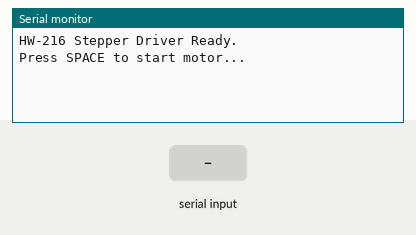
Simulated run of this sketch. Board: Arduino Uno, built with avr-gcc and run on an emulated ATmega328P. On the bench: the last lines printed to the serial monitor. Inputs (shaded band) come from the test bench.

Above: at 2.2 s.
2.3 s: "c" received over Serial
At 2.8 s:
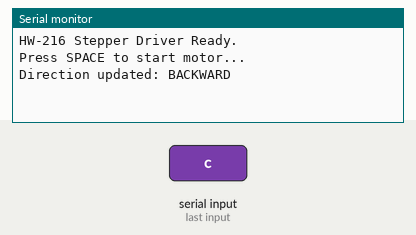
3.8 s: byte 32 (' ') received over Serial
At 4.7 s:
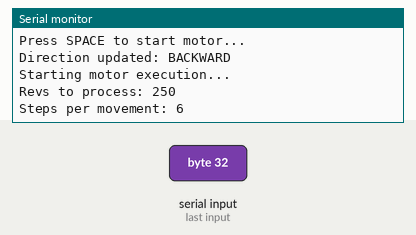
5.3 s: "s" received over Serial
At 6.4 s:
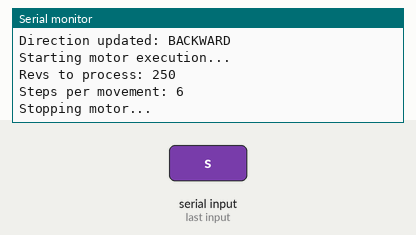
6.8 s: "C" received over Serial
At 7.5 s:
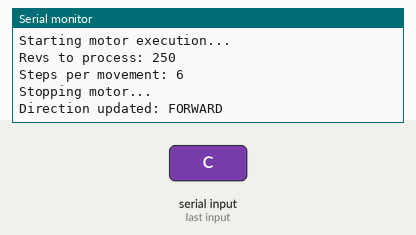

The sketch:

WindingChordProgram_bothDRV8825.ino
```cpp
#include <Arduino.h>

// HW-216 (DRV8825) Pin Mapping
#define Step2STEP 4  // Pulse pin Motor 2
#define Step1DIR 3   // Direction pin Motor 2
#define Step1STEP 8  // Pulse pin Motor 1
#define Step2DIR 9   // Direction pin Motor 1
#define Step2EN 10   // Shared Enable pin


#define STEPS_PER_REV 200                // 1.8 deg per step
#define MICROSTEPS 1                     // Set based on M0, M1, M2 jumper configuration
#define MM_PER_STEP (0.04 / MICROSTEPS)  // 0.04 mm per step at full stepping

float wire_diameter = 0.254;
bool forward = true;
int stepDelay = 2500;  // Cruise speed delay in us
int count = 0;

void set_up_motor() {
  pinMode(Step2STEP, OUTPUT);
  pinMode(Step1DIR, OUTPUT);
  pinMode(Step1STEP, OUTPUT);
  pinMode(Step2DIR, OUTPUT);
  pinMode(Step2EN, OUTPUT);


  // Enable driver and initialize BOTH direction pins
  digitalWrite(Step2EN, HIGH);
  digitalWrite(Step1DIR, forward ? HIGH : LOW);
  digitalWrite(Step2DIR, forward ? HIGH : LOW);

  Serial.begin(9600);
  while (!Serial) { ; }
  delay(1000);
  Serial.println("HW-216 Stepper Driver Ready.");
  Serial.println("Press SPACE to start motor...");
}

void stepMotor(int steps) {
  digitalWrite(Step2EN, LOW);

  int startDelay = 5000;  // Slow start speed (5ms delay)
  int currentDelay = startDelay;

  for (int i = 0; i < steps; i++) {
    // Pulse HIGH
    digitalWrite(Step2STEP, HIGH);
    digitalWrite(Step1STEP, HIGH);
    delayMicroseconds(20);

    // Pulse LOW
    digitalWrite(Step1STEP, LOW);
    digitalWrite(Step2STEP, LOW);

    // Smooth Acceleration Ramp
    if (i < 50 && currentDelay > stepDelay) {
      currentDelay -= (startDelay - stepDelay) / 50;
    }

    delayMicroseconds(currentDelay);
  }
}

void change_direction() {
  forward = !forward;
  digitalWrite(Step1DIR, forward ? HIGH : LOW);
  digitalWrite(Step2DIR, forward ? HIGH : LOW);

  count = 0;
  Serial.print("Direction updated: ");
  Serial.println(forward ? "FORWARD" : "BACKWARD");
}

void drive_motor() {
  int stepsPerMove = max(1, (int)round(wire_diameter / MM_PER_STEP));
  int revs_left = 250;

  Serial.print("Revs to process: ");
  Serial.println(revs_left);
  Serial.print("Steps per movement: ");
  Serial.println(stepsPerMove);

  while (revs_left > 0) {
    stepMotor(stepsPerMove);
    count++;
    revs_left--;

    if (Serial.available()) {
      char input = Serial.read();
      if (input == 's' || input == 'S') {
        Serial.println("Stopping motor...");
        return;
      }
    }
  }

  change_direction();
  digitalWrite(Step2EN, HIGH);

}

void setup() {
  set_up_motor();
}

void loop() {
  if (Serial.available()) {
    char input = Serial.read();
    if (input == 'c' || input == 'C') {
      change_direction();
    } else if (input == ' ') {
      Serial.println("Starting motor execution...");
      drive_motor();
    }
  }
}
```

Measured:
- after the input at 2.3 s, the serial monitor: prints a new line at once (image 1)
- after the input at 3.8 s, the serial monitor: prints a new line at once (image 2)
- after the input at 5.3 s, the serial monitor: prints a new line at once (image 3)
- after the input at 6.8 s, the serial monitor: prints a new line at once (image 4)
